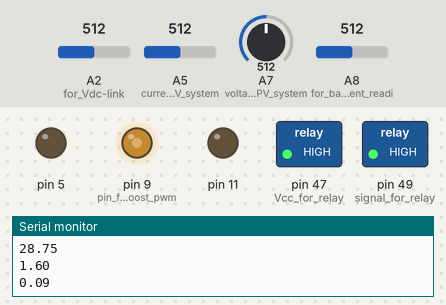
Recording of a sketch running on a simulated Arduino Mega 2560, built with avr-gcc and run on an emulated ATmega2560. Shown: switched loads named in the sketch (green lamp = pin HIGH), output pins drawn as LEDs (lit = HIGH), the last lines printed to the serial monitor. The test bench sets the inputs (shaded band); at power-on: A2 (for_Vdc-link) = 512, A5 (current_of_PV_system) = 512, A7 (voltage_of_PV_system) = 512, A8 (for_battery_current_readi) = 512. Pins used as bus, display or sensor lines are not drawn.

Above: at 0.27 s.
At 38.8 s:
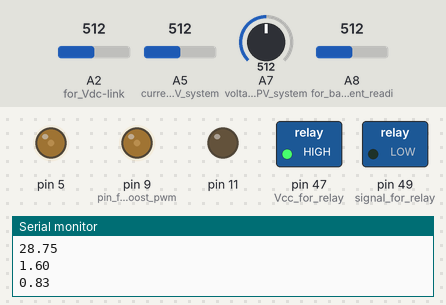
Timing chart, 0 to 40.0 s (numbered marks = the images above):
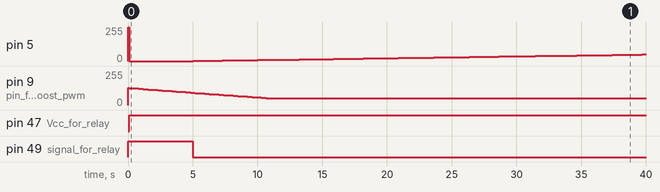

Measured:
- by itself, pin 5: 255/255 → 0/255 at 0.09 s, → 1/255 4.9 s later, → 2/255 0.91 s later, → 3/255 0.46 s later, … (50 changes in this stretch)
- by itself, pin 9 (pin_for_boost_pwm): moves from 129/255 to 52/255 over 10.6 s
- by itself, pin 47 (Vcc_for_relay): LOW → HIGH at 0.09 s
- by itself, pin 49 (signal_for_relay): HIGH → LOW at 5.0 s

The sketch:

Bidi-with-voltage-ref-and-mppt.ino
```cpp
// global variables

// duty cycles
double duty_hs = 0;
double duty_ls = 0;

double duty_ls_delta = 0.0005;

double dead_band = 0.05;

double kp_vf=0.01;
double ki_vf=0.0002;

double ki_term_vf=0;
double kp_term_vf=0;


// ki, kp for hs
double post_soft_kp = 0.0001;
double post_soft_ki = 0.0001;


double kp_hs = 0.0001;
double ki_hs = 0.0001;

double ki_term_hs = 0;
double kp_term_hs = 0;


// current reading and reference
double Ib_read = 0;
double I_ref = 0;
double Vdc_read = 0;
double Vdc_ref = 20;

// mppt
double pv_boost_pwm = 50;
double pv_boost_pwm_delta = 0.25;
double pv_power_old = 0;
double pv_boost_pwm_inc = -1;
double pv_voltage = 0;
double pv_current = 0;
double pv_power =  0;


void setup() {
  Serial.begin(9600);
  // initiate input and ouput pins

  pinMode(A8, INPUT); // for battery current reading
  pinMode(A2, INPUT); // for Vdc-link
  pinMode(A7, INPUT); // voltage of PV system
  pinMode(A5, INPUT); // current of PV system


  pinMode(11, OUTPUT); // for duty_hs, timer 1
  pinMode(5, OUTPUT);  // for duty_ls, timer 3
  pinMode(9, OUTPUT);  // pin for boost pwm, timer 2

  pinMode(34, OUTPUT);  // Vcc for battery current sensor
  pinMode(49, OUTPUT);  // signal for relay
  pinMode(47, OUTPUT);  // Vcc for relay

  digitalWrite(49, HIGH); // initialize low

  // configure timers

  GTCCR = _BV(TSM) | _BV(PSRSYNC) | _BV(PSRASY); // halt all timers

  //timer 1
  // mode selection
  // mode = 10, non-inverting mode
  TCCR1A = _BV(WGM11) | _BV(COM1A1) | _BV(COM1B1) | _BV(COM1C1);
  TCCR1B = _BV(WGM13) | _BV(CS10) ;
  // top
  ICR1 = 400;
  // duty cycle
  OCR1A = 0.0 * 400;

  // timer 2
  TCCR2A = _BV(COM2A1) | _BV(COM2B1) | _BV(WGM21) | _BV(WGM20) ; // non-Inverting PWM,
  OCR2A = 99;
  // Fast PWM and NO prescaling 16M/1024 // your CS20/CS21 settings are a prescaler of 32.
  TCCR2B =  _BV(WGM22) | _BV(CS21);  // Fast PWM and NO prescaling 16M/1024
  OCR2B = pv_boost_pwm;

  //timer 3
  // mode selection
  // mode = 10 phase correct PWM, inverting mode
  TCCR3A = _BV(WGM31) | _BV(COM3A0) | _BV(COM3B0) | _BV(COM3C0)| _BV(COM3A1) | _BV(COM3B1) | _BV(COM3C1);
  TCCR3B = _BV(WGM33) | _BV(CS30);
  // top
  ICR3 = 400;
  // duty cycle
  OCR3A = (0) * 400;

  GTCCR = 0; // release all timers
}

void takeinputs(){
  // analog read to global variable
  int count = 0;
  int count_max = 100;
  Ib_read = 0;
  Vdc_read = 0;
  pv_voltage = 0;
  pv_current = 0;
  while(count<count_max){
    Ib_read += ((double)(analogRead(A8)/1023.0*5.0 - 2.4925 +0.15)*10/count_max);
    Vdc_read += (double)(analogRead(A2)/1023.0*5.0*11*20/19.15/count_max);
    pv_voltage += (float)analogRead(A7)/1023.0*5.0*13.5*10/11.9/count_max;
    pv_current += abs((double)(analogRead(A5)/1023.0*5.0- 2.497)*10/count_max);
    count++;
  }
}

void check_over_curr(){
  if(abs(Ib_read)>4){
    OCR1A = 0;
    OCR3A = 400;
    delay(10);
    pinMode(11, INPUT_PULLUP);
    pinMode(5, INPUT_PULLUP);
  }
}

void mppt(){
  pv_power =  pv_voltage * pv_current;
  if(pv_power<pv_power_old)
  {
    pv_boost_pwm_inc = -pv_boost_pwm_inc;
    //DeltaD=DeltaD_Max/100;
//    if(pv_power-pv_power_old > pv_power*0.1 || pv_power_old-pv_power > pv_power*0.1){
//      pv_boost_pwm_delta=0.01;
//    }
  }
  pv_boost_pwm = pv_boost_pwm + pv_boost_pwm_inc * pv_boost_pwm_delta;

  if(pv_boost_pwm>80){
    pv_boost_pwm = 80;
  }
  else if(pv_boost_pwm<20){
    pv_boost_pwm = 20;
  }
  // Update
  pv_power_old = pv_power;
  OCR2B = pv_boost_pwm;
}

void soft_start(){
  if(abs(Ib_read)>0.2){
    ki_hs = post_soft_ki;
    kp_hs = post_soft_kp;
    if(ki_term_vf > 4) {
      ki_term_vf = 4;
    }
    else if(ki_term_vf < -4) {
      ki_term_vf = -4;
    }
  }
  else {
    kp_term_vf = 0;
    if(duty_hs > 0.05){
      duty_hs = 0.05;
    }
    if(duty_ls > 0.05){
      duty_ls = 0.05;
    }
    if(ki_term_vf > 0.2) {
      ki_term_vf = 0.2;
    }
    else if(ki_term_vf < -0.2) {
      ki_term_vf = -0.2;
    }
  }
}
void loop() {
  Serial.println(duty_hs);
  Serial.println(duty_ls);
  Serial.println(Vdc_read);
  Serial.println(Ib_read);
  Serial.println(I_ref);
  Serial.println();


  takeinputs();
  mppt();

  // calc i_ref from voltage ref
  double e_vf = Vdc_read - Vdc_ref;
  ki_term_vf += ki_vf * e_vf;
  kp_term_vf = kp_vf * e_vf;
  if(ki_term_vf > 4) {
    ki_term_vf = 4;
  }
  else if(ki_term_vf < -4) {
    ki_term_vf = -4;
  }
  soft_start();
  I_ref = ki_term_vf + kp_term_vf;


  // calculate duty for hs
  double e_hs = I_ref - Ib_read;
  ki_term_hs += ki_hs * e_hs;
  kp_term_hs = kp_hs * e_hs;
  if(ki_term_hs > 1.5) {
    ki_term_hs = 1.5;
  }
  else if(ki_term_hs < -1) {
    ki_term_hs = -1;
  }

  duty_hs = ki_term_hs + kp_term_hs;

  if(duty_hs > 0.9) {
    duty_hs = 0.9;
  }
  else if(duty_hs < 0){
    duty_hs = 0;
  }

  // calculate duty for ls

  if (duty_ls<1-(duty_hs+dead_band)){
    duty_ls=duty_ls+duty_ls_delta;
  }
  else if (duty_ls>1-(duty_hs+dead_band)){
    duty_ls=1-(duty_hs+dead_band);
  }

  if(0>duty_ls){
    duty_ls = 0;
  }
  else if(duty_ls>0.9){
    duty_ls = 0.9;
  }

  // ensure dead band
  if(duty_ls+dead_band > 1-duty_hs){
    duty_ls = 1-duty_hs - dead_band;
  }

  digitalWrite(47, HIGH); // vcc of relay
  if(millis()>5*1000){
    digitalWrite(49, LOW);
  }
  else {
    duty_ls=0;
    duty_hs=0;
  }
  digitalWrite(34, HIGH); // Vcc for battery current sensor

  //Update timers
  OCR1A = duty_hs * 400;
  OCR3A = (1-duty_ls)*400;


}
```
